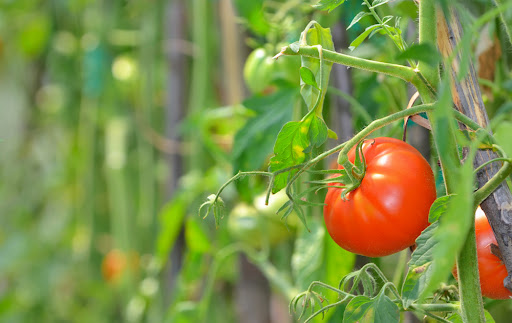
#> input picture tomate.png, 512 x 323 px
$ python exercicio_02.py
#> lines starting #> are read from the running program, lines starting #| are printed output that depends on the picture; after the words box and inside, x2 and y2 are one past the last pixel; in counts of white or black regions, pixels touching at a corner belong together
import cv2
import numpy as np

img_tomate = cv2.imread("tomate.png")
#> img_tomate is the input picture: shape (323, 512, 3); mean B, G, R 72.4, 144.2, 126.5

blur = cv2.blur(img_tomate, (11,11))
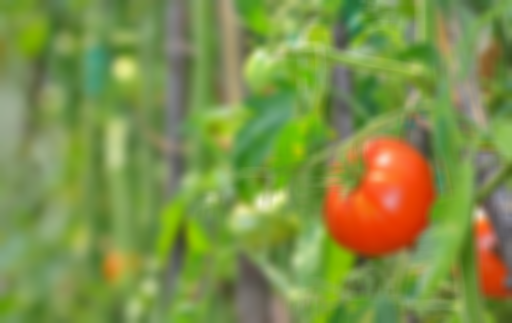
#> blur: shape (323, 512, 3); mean B, G, R 72.4, 144.2, 126.5
cv2.imshow("Imagem com Blur", blur)

img_tomate_hsv = cv2.cvtColor(blur, cv2.COLOR_BGR2HSV)
#> img_tomate_hsv: shape (323, 512, 3); mean H, S, V 39.7, 131.8, 154
cv2.imshow("Imagem do Tomate em hsv", img_tomate_hsv)

v1 = cv2.inRange(img_tomate_hsv, (0, 50, 182), (20, 255, 255))
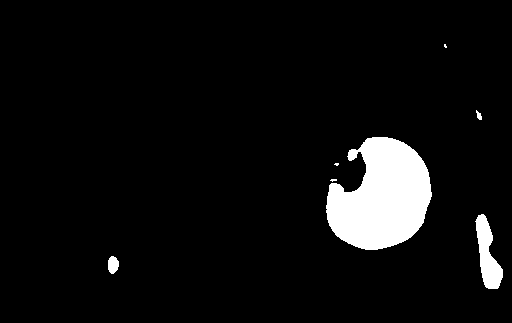
#> v1: shape (323, 512); 5.9% white; 7 white regions (3 under 20 px)
v2 = cv2.inRange(img_tomate_hsv, (160, 50, 200), (179, 255, 255))
#> v2: shape (323, 512); every value is 0
mascara = cv2.add(v1,v2)
img_tomate_mascara = cv2.bitwise_and(img_tomate_hsv, img_tomate_hsv, mask = mascara)
#> img_tomate_mascara: shape (323, 512, 3); mean H, S, V 0.5, 12.6, 13.2
cv2.imshow("Imagem do Tomate com a mascara", img_tomate_mascara)

img_tomate_BGR = cv2.cvtColor(img_tomate_mascara, cv2.COLOR_HSV2BGR)
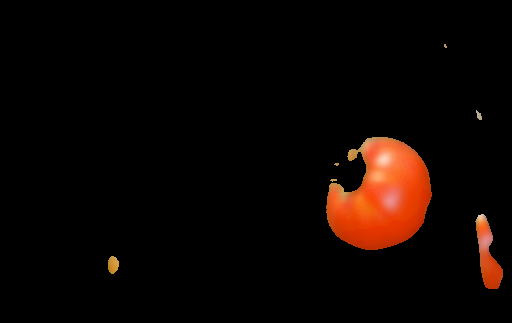
#> img_tomate_BGR: shape (323, 512, 3); mean B, G, R 2.1, 5.2, 13.2
img_tomate_gray = cv2.cvtColor(img_tomate_BGR, cv2.COLOR_BGR2GRAY)
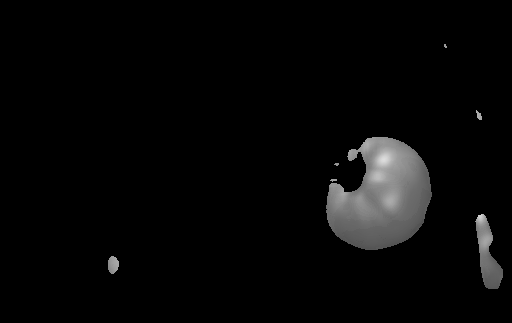
#> img_tomate_gray: shape (323, 512); min 0, max 221, mean 7.3
cv2.imshow("Imagem do Tomate em gray", img_tomate_gray)

# [8 lines of commented-out code are left out]

contours, _ = cv2.findContours(img_tomate_gray, cv2.RETR_EXTERNAL, cv2.CHAIN_APPROX_SIMPLE)
#> contours = 7 contours, 3 with area under 20; largest, box (x1, y1, x2, y2) and area: (326, 137, 432, 250) 8176, (475, 214, 503, 289) 1023, (108, 256, 119, 274) 134, (476, 110, 482, 120) 24
img_tomate_contours = cv2.drawContours(img_tomate, contours, -1, (255, 0, 0), 3)
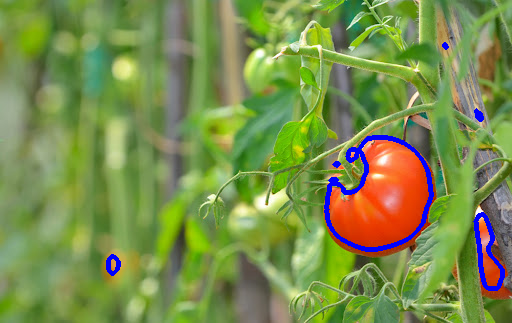
#> img_tomate_contours: shape (323, 512, 3); mean B, G, R 76.2, 142.4, 122.9

cv2.imwrite('Resposta_02.jpg', img_tomate_contours)
cv2.imshow("Imagem do Tomate com Contorno", img_tomate_contours)

cv2.waitKey()
cv2.destroyAllWindows()
